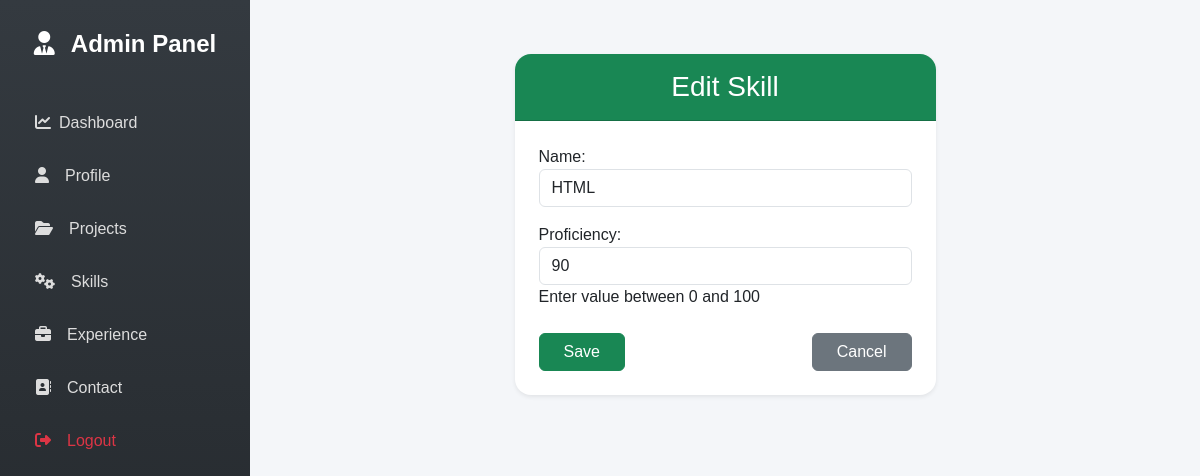
The app's page /skills/1/edit/ with its own data.
### admin_app/models.py (models this page shows, shortened)
class Skill(models.Model):
    name = models.CharField(max_length=50)
    proficiency = models.PositiveIntegerField(default=0, help_text="Enter value between 0 and 100")

### admin_app/views.py (the view)
# urls.py: path('skills/<int:pk>/edit/', views.skill_update, name='skill_update'),
def skill_update(request, pk):
    skill = get_object_or_404(Skill, pk=pk)
    if request.method == 'POST':
        form = SkillForm(request.POST, instance=skill)
        if form.is_valid():
            form.save()
            return redirect('skill_list')
    else:
        form = SkillForm(instance=skill)
    return render(request, 'skill_form.html', {'form': form})

### admin_app/forms.py
class SkillForm(forms.ModelForm):
    class Meta:
        model = Skill
        fields = ['name', 'proficiency']
        widgets = {
            'name': forms.TextInput(attrs={'class': 'form-control', 'placeholder': 'Skill Name'}),
            'proficiency': forms.NumberInput(attrs={'class': 'form-control', 'placeholder': 'Proficiency %', 'min':0, 'max':100}),
        }

### admin_app/templates/skill_form.html (shortened to what this page needs)
{% extends "admin_page.html" %}
{% block content %}
<div class="container py-4">
  <div class="row justify-content-center">
    <div class="col-lg-6 col-md-8 col-sm-12">
      <div class="card shadow-sm rounded-4">
        <div class="card-header bg-success text-white text-center py-3 rounded-top-4">
          <h3 class="mb-0">{{ form.instance.pk|yesno:"Edit Skill,Add Skill" }}</h3>
        </div>
        <div class="card-body p-4">
          <form method="POST">
            {{ form.as_p }}
            <div class="d-flex justify-content-between mt-4">
              <button type="submit" class="btn btn-success px-4">Save</button>
              <a href="{% url 'skill_list' %}" class="btn btn-secondary px-4">Cancel</a>
            </div>
          </form>
        </div>
      </div>
    </div>
  </div>
</div>
{% endblock %}

### admin_app/templates/admin_page.html (style rules this page uses)
body { background-color: #f4f6f9; font-family: 'Poppins', sans-serif; }
.card { border: none; border-radius: 15px; transition: all 0.3s ease; }

### records on screen
Skill: instance.pk "Edit Skill", name "HTML", proficiency "90"
